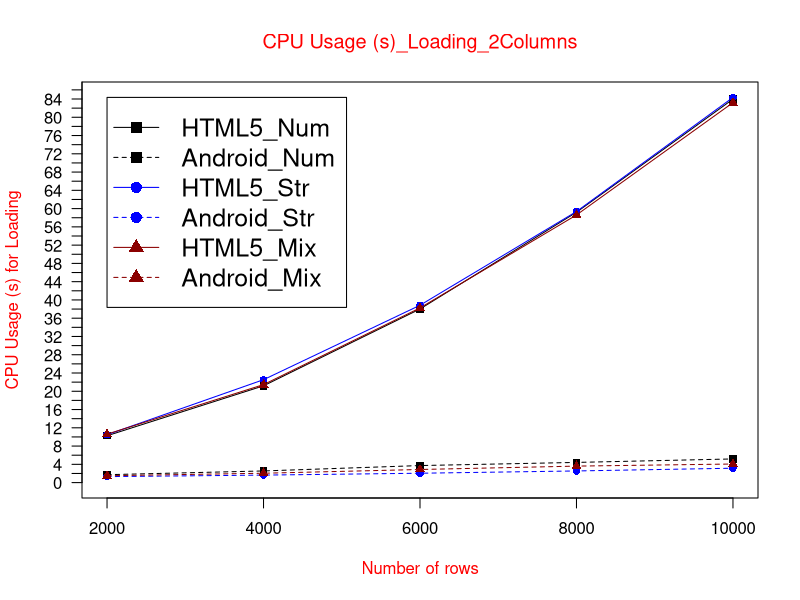

This figure's R source:
data <- read.table("CU(s)loading2col.txt", header = TRUE)

max_y <- max(data)
plot_colors <- c("black", "blue", "red4")
png(filename="CU(s)loading2col.png", height = 1000, width = 1450, bg = "white")
plot(data$HTML5_Num, type = "o", col = plot_colors[1], pch=15,  ylim=c(0,max_y), axes=FALSE, ann=FALSE)
axis(1, at=1:5, lab=c("2000", "4000", "6000", "8000", "10000"))
axis(2, las=1, at=2.0*0:max_y, cex.axis = 1)

box()
lines(data$Android_Num, type="o", pch=15, lty=2, col=plot_colors[1])
lines(data$HTML5_Str, type="o", pch=16, lty=1,  col=plot_colors[2])
lines(data$Android_Str, type="o", pch=16, lty=2,  col=plot_colors[2])   
lines(data$HTML5_Mix, type="o", pch=17, lty=1, col=plot_colors[3])
lines(data$Android_Mix, type="o", pch=17, lty=2,   col=plot_colors[3])

title(main="CPU Usage (s)_Loading_2Columns", col.main="red", font.main=6)
title(xlab= "Number of rows", col.lab="red")
title(ylab= "CPU Usage (s) for Loading", col.lab="red")
legend(1, max_y, names(data), cex=1.5, col=c("black", "black","blue", "blue","red4","red4"), pch=c(15,15,16,16,17,17), lty=c(1,2,1,2,1,2));

dev.off()
